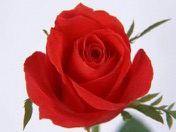
#> input picture 5-大三上/数字图像处理/exp.4/assert/fig3.jpg, 176 x 132 px
$ python 1-calchist.py
#> lines starting #> are read from the running program, lines starting #| are printed output that depends on the picture
import cv2
from matplotlib import pyplot as plt
import seaborn as sb

sb.set()
sb.set_style("whitegrid")

plt.rcParams["figure.dpi"] = 320

if __name__ == '__main__':
    img = cv2.imread("../assert/fig3.jpg")
#> img is the input picture: shape (132, 176, 3); mean B, G, R 124.2, 121.9, 194.7
    color = ('b', 'g', 'r')
    for i, col in enumerate(color):
        hist = cv2.calcHist([img], [i], None, [256], [0, 256])
        plt.plot(hist, color=col, label="Color-" + col)
        plt.xlim([0, 256])
    plt.title("Calc Hist for Flower.jpg")
    plt.legend()
    plt.savefig("../output/calc-hist.jpg")
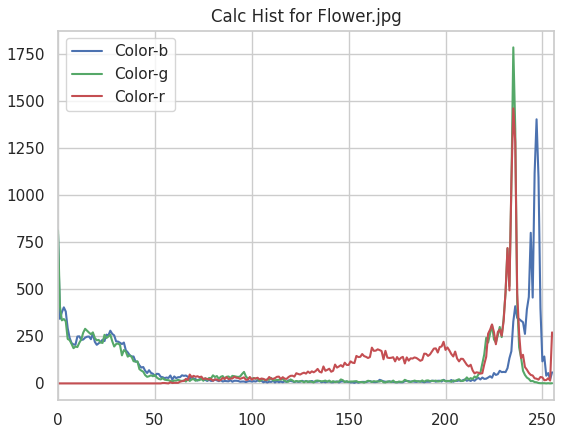
#> figure drawn by matplotlib, 1 panel; curve peaks at x = 247, y = 1403; curve peaks at x = 235, y = 1785; curve peaks at x = 235, y = 1461

$ run again, with 5-大三上/数字图像处理/exp.4/assert/fig1.jpg copied over 5-大三上/数字图像处理/exp.4/assert/fig3.jpg
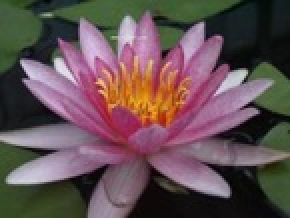
#> input picture 5-大三上/数字图像处理/exp.4/assert/fig1.jpg, 145 x 109 px (shown 2 times larger)
#> img is the input picture: shape (109, 145, 3); mean B, G, R 83.2, 80.7, 100.7
#> `plt.savefig("../output/calc-hist.jpg")`:
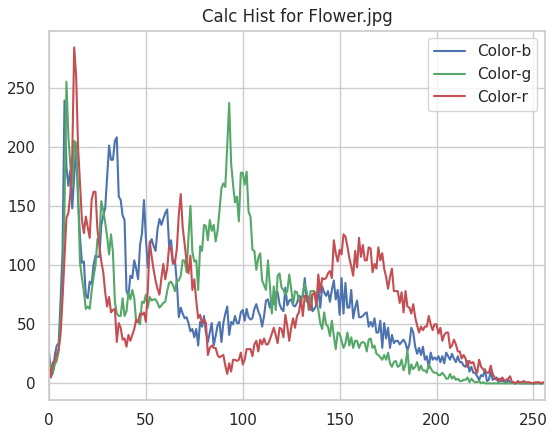
#> figure drawn by matplotlib, 1 panel; curve peaks at x = 8, y = 239; curve peaks at x = 9, y = 255; curve peaks at x = 13, y = 284

$ run again, with 5-大三上/数字图像处理/exp.4/assert/fig2.jpg copied over 5-大三上/数字图像处理/exp.4/assert/fig3.jpg
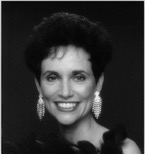
#> input picture 5-大三上/数字图像处理/exp.4/assert/fig2.jpg, 145 x 154 px
#> img is the input picture: shape (154, 145, 3); min 4, max 243, mean 49.2
#> `plt.savefig("../output/calc-hist.jpg")`:
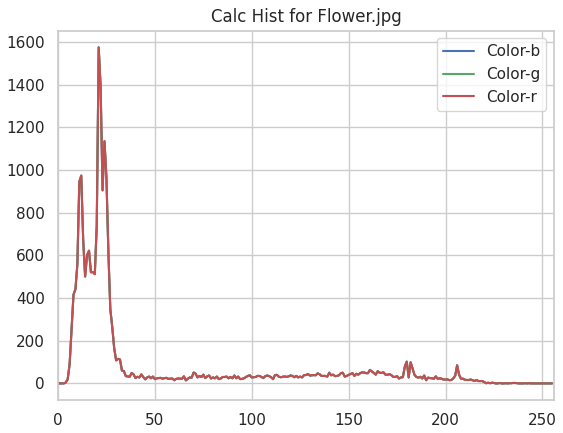
#> figure drawn by matplotlib, 1 panel; curve peaks at x = 21, y = 1575; curve peaks at x = 21, y = 1575; curve peaks at x = 21, y = 1575

$ run again, with 5-大三上/数字图像处理/exp.4/assert/fig4.jpg copied over 5-大三上/数字图像处理/exp.4/assert/fig3.jpg
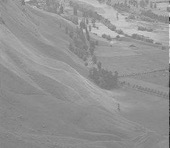
#> input picture 5-大三上/数字图像处理/exp.4/assert/fig4.jpg, 170 x 148 px
#> img is the input picture: shape (148, 170, 3); min 33, max 220, mean 147.6
#> `plt.savefig("../output/calc-hist.jpg")`:
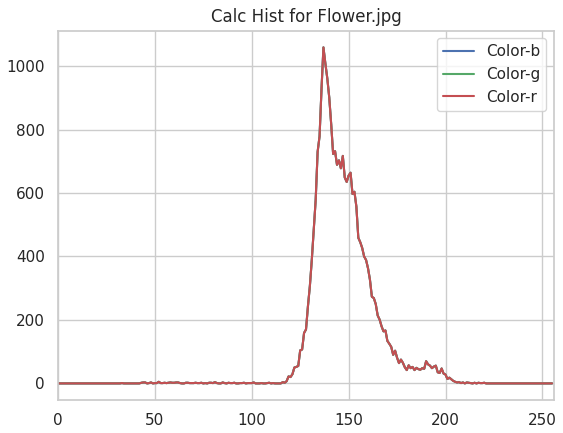
#> figure drawn by matplotlib, 1 panel; curve peaks at x = 137, y = 1059; curve peaks at x = 137, y = 1059; curve peaks at x = 137, y = 1059
